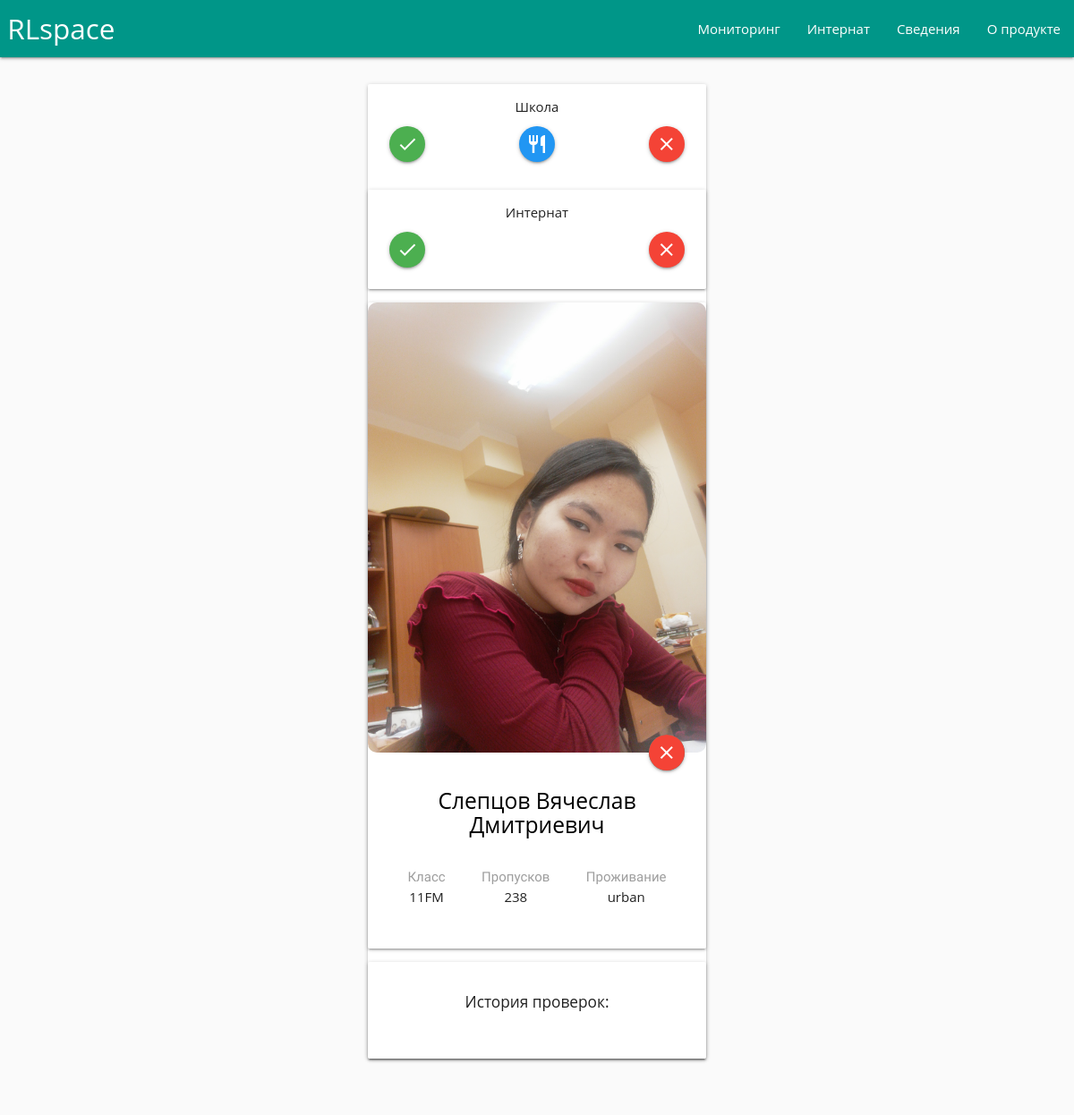
The page /profile/13/ (signed in) on the database as committed earlier.
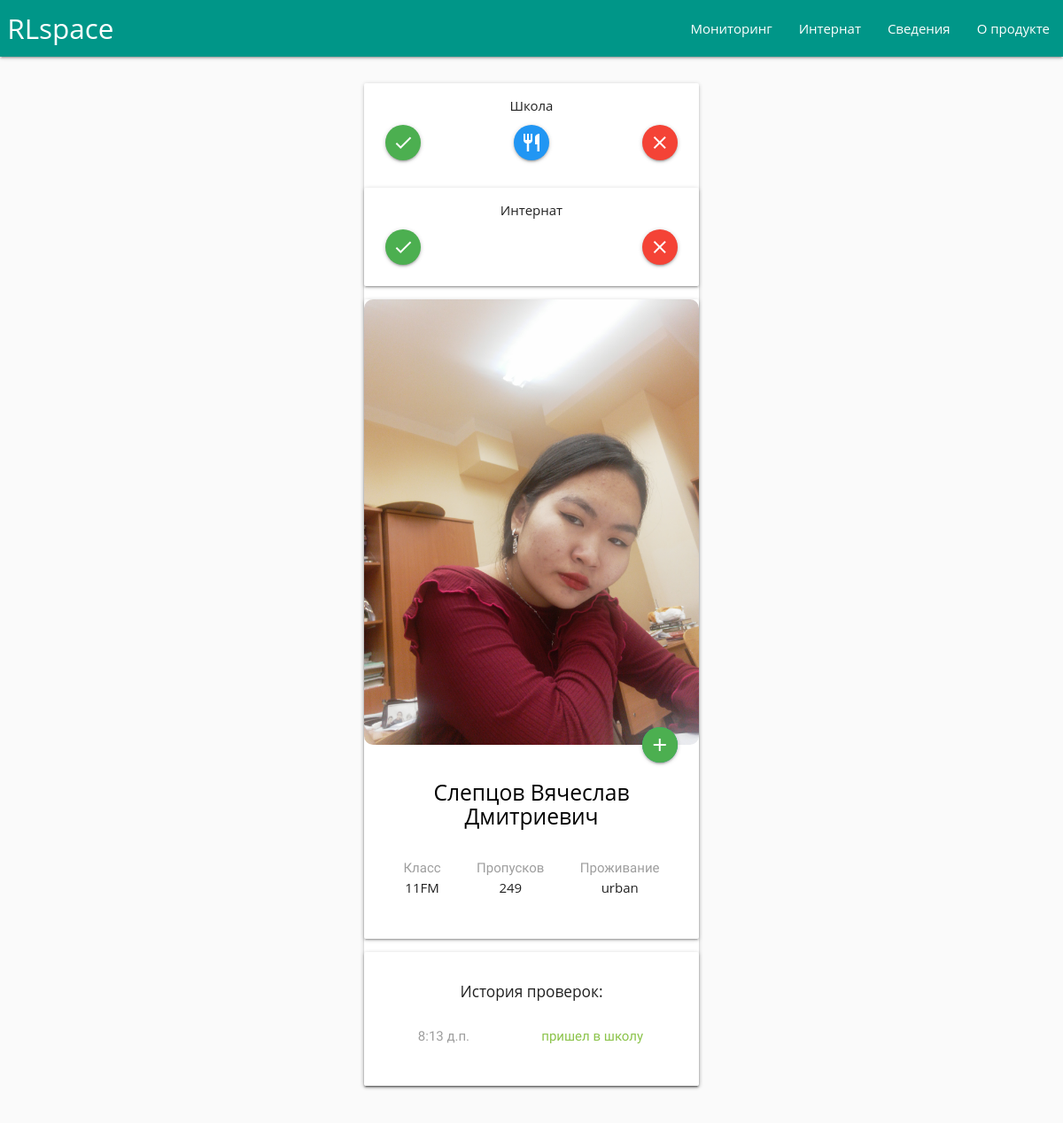
The same page on the database as committed later.
### main/models.py (models this page shows, shortened)
class Pupil(models.Model):
    index       = models.CharField(max_length = 50)
    qrcode      = models.CharField(max_length = 50)
    name        = models.CharField(max_length = 50)
    grade       = models.CharField(max_length = 50, choices = GRADE)
    location    = models.CharField(max_length = 50, choices = LOCATION)
    eating      = models.BooleanField(default = False)
    inboard     = models.BooleanField(default = True)
    status      = models.CharField(max_length = 50, default = "absent", choices = STATUS)
    arrive_time	   = models.TimeField('time arrive', null = True, blank = True)
    photo     	   = models.ImageField(upload_to = "images/", default = "images/default.jpg")
    non_attendance = models.IntegerField(default = 0);

class Event(models.Model):
	profile = models.ForeignKey('Pupil', on_delete = models.CASCADE, null = True, blank =True)
	text    = models.CharField(max_length = 50)
	color   = models.CharField(max_length = 20, choices = COLOR, blank = True)
	time    = models.TimeField('event time')

### main/views.py (the view, shortened to what this page needs)
# urls.py: url(r'^profile/(?P<views_profile_id>[0-9]+)/$', views.profile,     name = 'profile'),
def profile(request, views_profile_id):
    if not request.user.is_authenticated():
        return redirect("/")
    context = {}
    context["is_admin"] = False
    if request.user.is_authenticated():
    	context["is_admin"] = True
    profile = Pupil.objects.get(id = views_profile_id)
    events  = Event.objects.filter(profile = profile)
    context["events"]  = events
    context["profile"] = profile
    request = render(request, "main/profile.html", context)
    return request

### main/templates/main/profile.html (shortened to what this page needs)
{% include 'main/header.html' %}
<div class = "row center">
    <div class="row">
        <div class="col s8 m4 offset-m4 offset-s2">
            {% if is_admin %}
                <div class="card">
                    <div class="card-content">
                        <p style="text-align: center; margin: -10px 0px 10px 0px">Школа</p>
                        <form action="." method="post">
                            <div style="display: flex; justify-content: space-between;">
                                <button type="submit" name="enter" class="btn-floating  waves-effect waves-light green"><i class="material-icons">check</i></button>
                                <button type="submit" name="eating" class="btn-floating  waves-effect waves-light blue"><i class="material-icons">restaurant</i></button>
                                <button type="submit" name="exit" class="btn-floating waves-effect waves-light red"><i class="material-icons">clear</i></button>
                            </div>
                        </form>
                    </div>
                    <div class="card">
                    <div class="card-content">
                        <p style="text-align: center; margin: -10px 0px 10px 0px">Интернат</p>
                        <form action="." method="post">
                            <div style="display: flex; justify-content: space-between;">
                                <button type="submit" name="enter_board" class="btn-floating  waves-effect waves-light green"><i class="material-icons">check</i></button>
                                <button type="submit" name="exit_board" class="btn-floating waves-effect waves-light red"><i class="material-icons">clear</i></button>
                            </div>
                        </form>
                    </div>
                </div>
            {% endif %}
            <div class="card">
                <div class="card-image">
                    <img src="/media/{{profile.photo}}" style="border-radius: 10px">
                    <a class="btn-floating btn-medium halfway-fab waves-effect waves-light">
                        {% if profile.status == "present" %}
                            <i class="material-icons green">add</i>
                        {% else %}
                            <i class="material-icons red">close</i>
                        {% endif %}
                    </a>
                </div>
                <div class="card-content">
                    {% if profile.id == 138 %}
                            <h5 class="center purple-text">{{ profile.name }}</h5>
                        {% else %}
                            <h5 class="center black-text">{{ profile.name }}</h5>
                        {% endif %}
                    <br>
                    <div style="display: flex; justify-content: space-around;" class = "center">
                        <p> <font class="grey-text">Класс</font><br>
                            {{profile.grade}}
                        </p>
                        <p> <font class="grey-text">Пропусков</font><br>
                            {{profile.non_attendance}}
                        </p>
                        <p> <font class="grey-text">Проживание</font><br>
                            {{profile.location}}
                        </p>
                    </div>
                    <br>
                </div>
            </div>
            <div class="card">
                <div class="card-content">
                    <h6>История проверок:</h6>
                    <br>
                    {%for event in events %}
                        <div class = "row">
                            <div class = "col s4">
                                <p><font class="right grey-text">{{event.time}}</font> </p>
                            </div>
                            <div class = "col s6 offset-s2">
                                <p><font class="left" color = "{{event.color}}">{{event.text}}</font></p>
                            </div>
                        </div>
                    {%endfor%}
                </div>
            </div>
        </div>
    </div>
</div>
{% include 'main/footer.html' %}

### main/templates/main/header.html (shortened to what this page needs)
{% load staticfiles %}
<!DOCTYPE html>
<html>
	<head>
        <link rel="stylesheet" href="{% static 'css/materialize.min.css' %}">
        <link rel="stylesheet" href="{% static 'css/fonts.css' %}">
        <link rel="stylesheet" href="{% static 'css/clock.css' %}">
    </head>
    <body style="">
        <header>
            <nav>
                <div class="nav-wrapper teal">
                    <a href="/" class="brand-logo">&nbsp;RLspace</a>
                    <ul id="nav-mobile" class="right hide-on-med-and-down">
                        <li><a href="/monitoring"> Мониторинг</a></li>
                        <li><a href="/board"> Интернат </a></li>
                        <li><a href="/information"> Сведения </a></li>
                        <li><a href="/about"> О продукте</a></li>
                    </ul>
                </div>
            </nav>
        </header>
        <br>
        <main>

### main/templates/main/footer.html (shortened to what this page needs)
        </main>
        <br>
    </body>
</html>

### main/static/css/clock.css (style rules this page uses)
* { margin: 0; padding: 0; box-sizing: border-box; }

### main/templates/main/header.html (style rules this page uses)
* { font-family: 'Arimo', sans-serif; }

Rows that differ between the two databases and show on the page:
changed Pupil "Слепцов Вячеслав Дмитриевич": status "absent" → "present" (drawn); non_attendance "238" → "249"
added Event: time "8:13 д.п.", text "пришел в школу"
